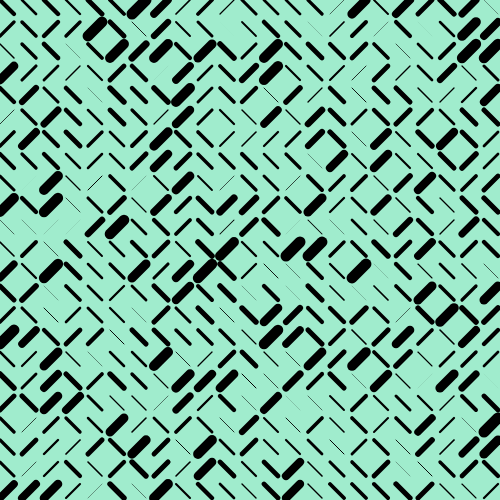
Frame 1 (no input)
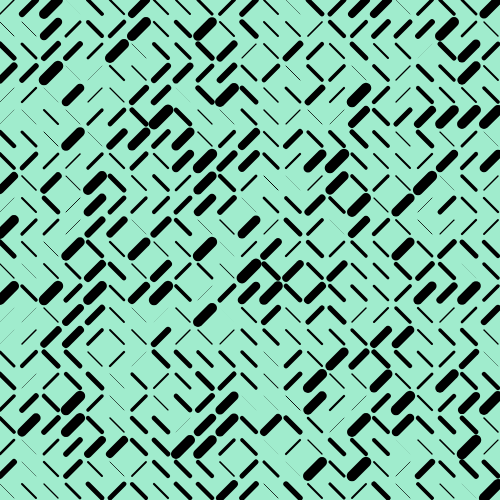
Frame 2 (the mouse pressed at the canvas centre, redrawn once)

The p5.js sketch that drew these frames (run headless with seeded random() and noise() and a simulated clock; the mouse was pressed at the canvas centre and the sketch redrawn once):

// p5.js sketch
// ── sketch.js
// Day 1 of my generative art challenge
// Followed this tutorial:
// https://medium.com/@theibbster/a-gentle-introduction-to-coding-by-making-generative-art-c7f0a7b744a6

canvasSize = 500;

function setup() {
  createCanvas(canvasSize, canvasSize);
  noLoop();
}

/**
 * Draws diagonal line in random direction. Uses x, y, and step to determine
 * coordinates for the line.
 * @param {*} x x1 position for line
 * @param {*} y y1 position for line
 * @param {*} step distance between the next column
 */
function drawRandomLine(x, y, step) {
  const spaceBetweenLines = 8;
  if (random() > 0.5) {
    strokeWeight(random() * step / 2);
    line(x + step - spaceBetweenLines, y, x, y + step - spaceBetweenLines);
  } else {
    strokeWeight(random() * step / 4);
    line(x, y, x + step - spaceBetweenLines, y + step - spaceBetweenLines);
  }
}

function draw() {
  background('#A0ECCD');
  const step = 22;
  for (let x = 0; x <= canvasSize; x += step) {
    for (let y = 0; y <= canvasSize; y += step) {
      strokeWeight(random() * step / 5);
      drawRandomLine(x, y, step);
    }
  }
}
